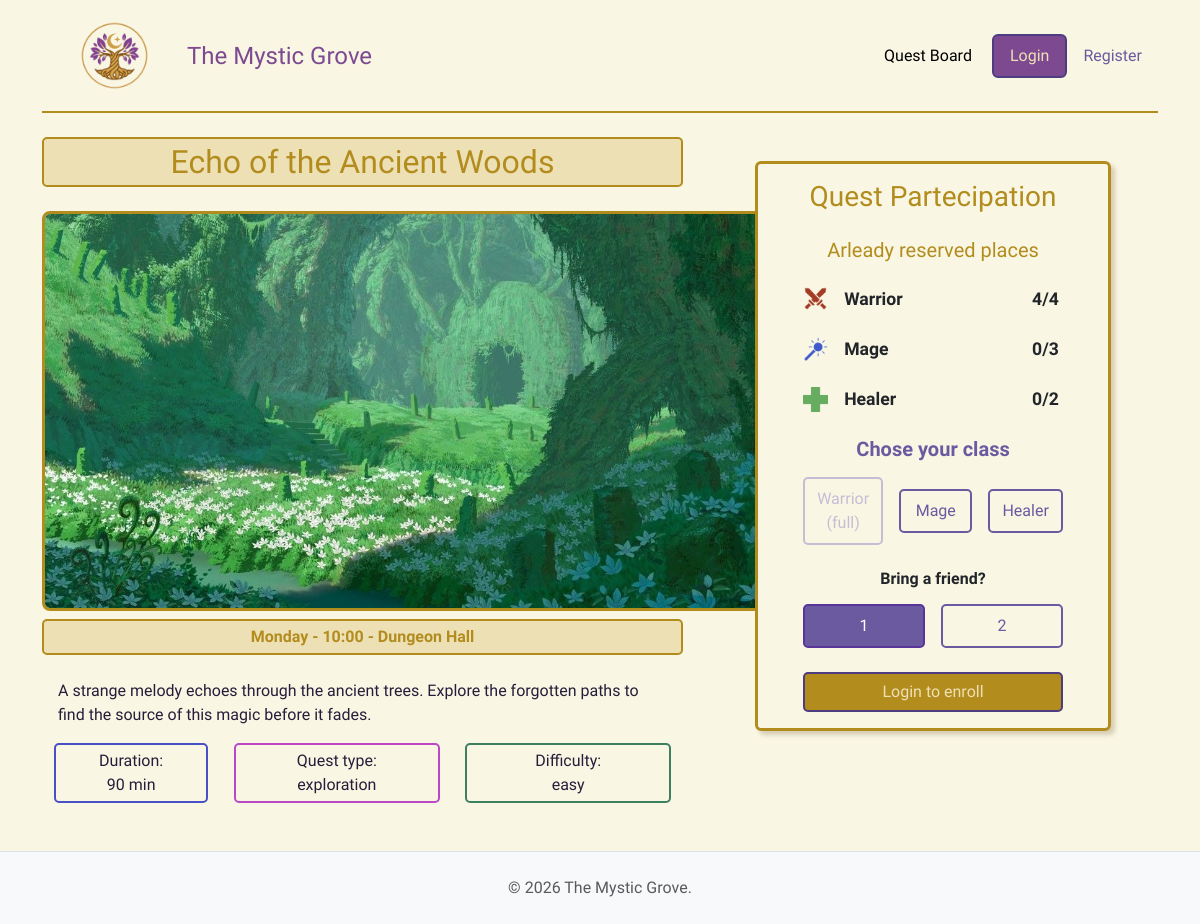
Before: /session_details/1 with the older database file.
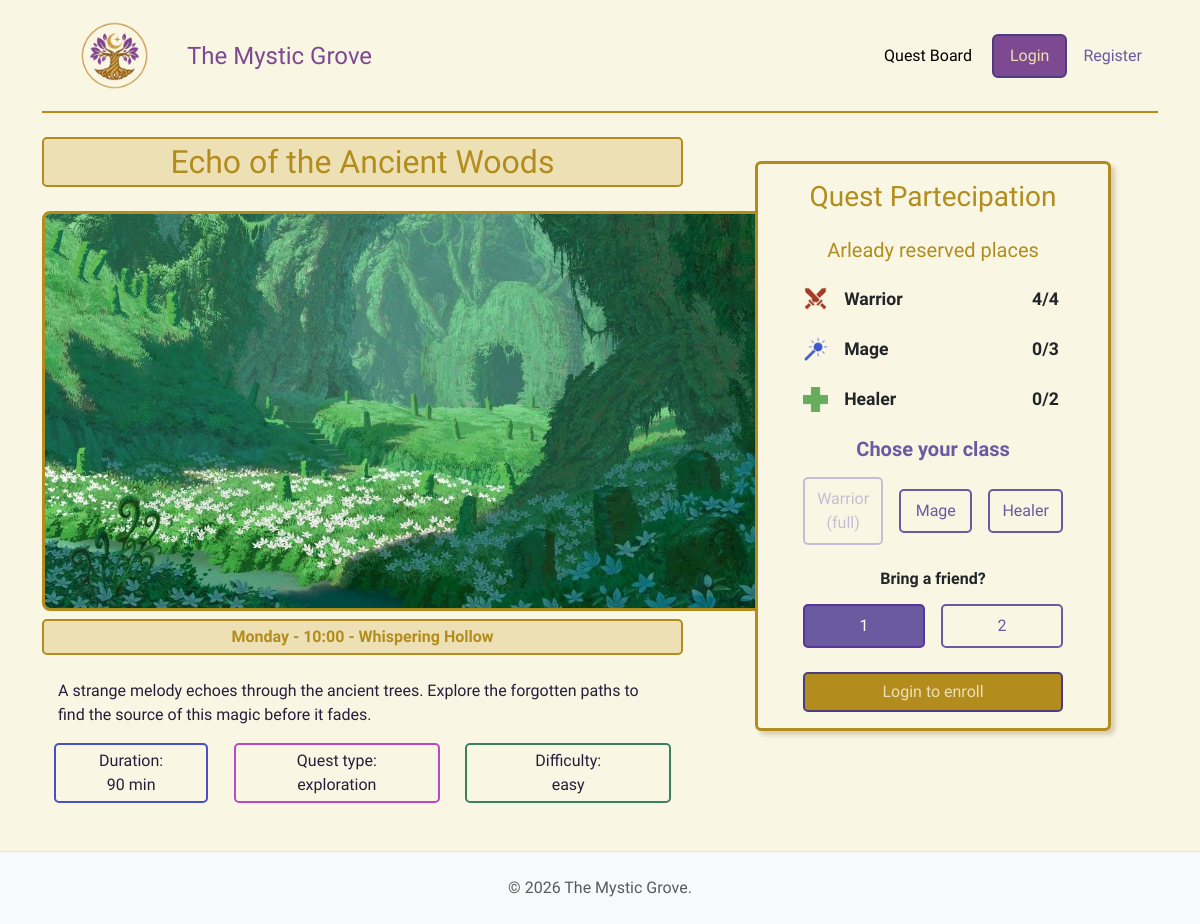
After: the same page with the newer database file.
### tables this page shows
CREATE TABLE "quest_sessions" (
	"id"	INTEGER NOT NULL,
	"quest_id"	INTEGER NOT NULL,
	"day"	TEXT NOT NULL,
	"start_time"	TEXT NOT NULL,
	"location"	TEXT NOT NULL,
	PRIMARY KEY("id" AUTOINCREMENT),
	FOREIGN KEY("quest_id") REFERENCES "quests"("id")
);

### app.py (the view)
@app.route("/session_details/<int:session_id>")
def quest_session(session_id):
    db_session = quest_sessions_dao.get_sessions_by_id(session_id)
    if db_session is None:
        flash("Session not found.", "danger")
        return redirect(url_for('home'))
    return render_template("quest.html", session=db_session)

### enrollments_dao.py (called while the page is built)
def get_places_taken(p_session_id):
    query = """
        SELECT class, SUM(places) as places
        FROM enrollments
        WHERE session_id = ?
        GROUP BY class
    """
    conn = sqlite3.connect("guild.db")
    conn.row_factory = sqlite3.Row
    cursor = conn.cursor()
    cursor.execute(query, (p_session_id,))
    rows = cursor.fetchall()
    cursor.close()
    conn.close()
    places = {"warrior": 0, "mage": 0, "healer": 0}
    for r in rows:
        places[r["class"]] = r["places"]
    return places

### quest_sessions_dao.py (called while the page is built)
def get_sessions_by_id(p_id):
    query_session = """
        SELECT qs.*, q.title, q.description, q.duration_min, q.quest_type, q.difficulty, q.quest_img
        FROM quest_sessions qs
        JOIN quests q ON qs.quest_id = q.id
        WHERE qs.id = ?
    """
    conn = sqlite3.connect("guild.db")
    conn.row_factory = sqlite3.Row
    cursor = conn.cursor()
    cursor.execute(query_session, (p_id,))
    db_session = cursor.fetchone()
    cursor.close()
    conn.close()
    if not db_session:
        return None
    session_data = dict(db_session)
    session_data["places"] = enrollments_dao.get_places_taken(p_id)
    return session_data

### templates/quest.html (shortened to what the changed rows need)
{% extends "base.html" %}
{% block content %}
<div class="quest-info col-md-7 me-5">
    <h2 class="col-12 text-center mb-4 badge-gold p-1">
        {{session.title}}</h2>
    <div class=" text-center">
        <p class=" badge-gold p-1 fw-semibold"> {{ session.day | capitalize
            }} - {{ session.start_time }} - {{ session.location }}</p>
    </div>
</div>
{% endblock %}

Changed rows visible on the page:
changed quest_sessions "Monday": location "Dungeon Hall" → "Whispering Hollow"
